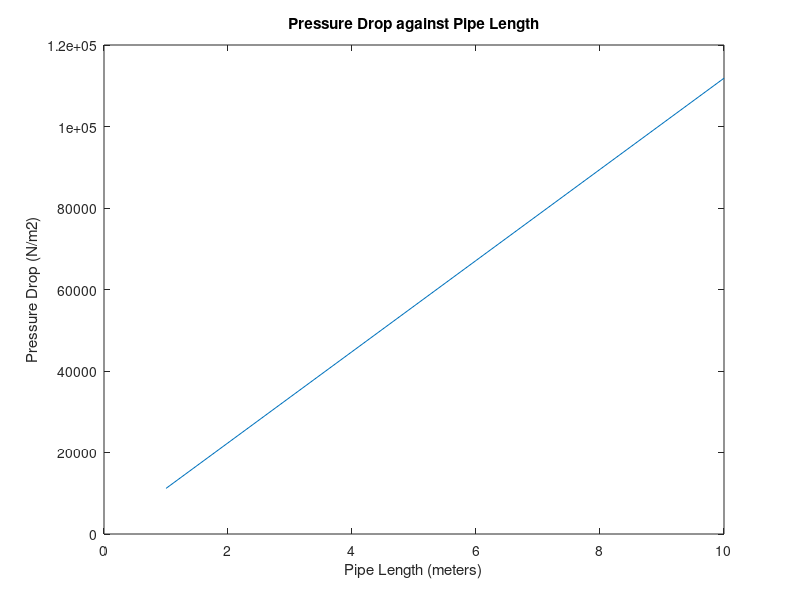

Write MATLAB code to recreate this figure.
% This calculate Pressure drop in pipeline...
% It adopt Colebroke Method to calculate friction factor in nonlaminar condition 
% using Newton Raphson Numerical Method of nonlinear algebraic equation.
% Reference book: Introduction to Numerical Method in Chemical Engineering

clc;clear;
%% Fluid Properties and condition
% Fluid=Air, 
T=25;           %degree Celcius
P=1;            %in atm
rho=1.23;       %fluid density in kg/m2 @T=25oC and 1atm
meu=1.79e-5;    %fluid viscosity in kg/m-s @T=25oC and 1atm

%% Pipe Properties
D=4e-3;            %in meter
Vdash=50;       %in m/s
epsilon=0.0015e-3;  %pipe roughness in m
% L=1;            %pipe length

% Calculating Raynold number
Re=(rho*Vdash*D)/meu;
if Re<=2100
    ff=64/Re;
else
    
    ff=0.001;       %initial guess for frictional factor
    
    fterm1=(epsilon/D)/3.7;
    fterm2=2.51/Re;
    fprimet1=2*fterm2;
    ffnew=0.01;
    
    iter=0;
    while abs(ffnew-ff)>1e-6
        ff=ffnew;
        f=(1/sqrt(ff))+2*log10(fterm1+(fterm2/sqrt(ff)));
        
        fprime=-0.5*ff^-1.5+((fprimet1*(-0.5*ff^-1.5))/(fterm1+fterm2*ff^-0.5));
        ffnew=ff-(f/fprime);
        
        iter=iter+1;
    end
end

%% Calculating Pressure Drop over a pipe length of 10m
L=1:1:10;
DeltaP=(ff*L*(Vdash^2)*rho)/(2*D);

plot(L,DeltaP)
xlabel('Pipe Length (meters)');
ylabel('Pressure Drop (N/m2)');
title('Pressure Drop against Pipe Length')
